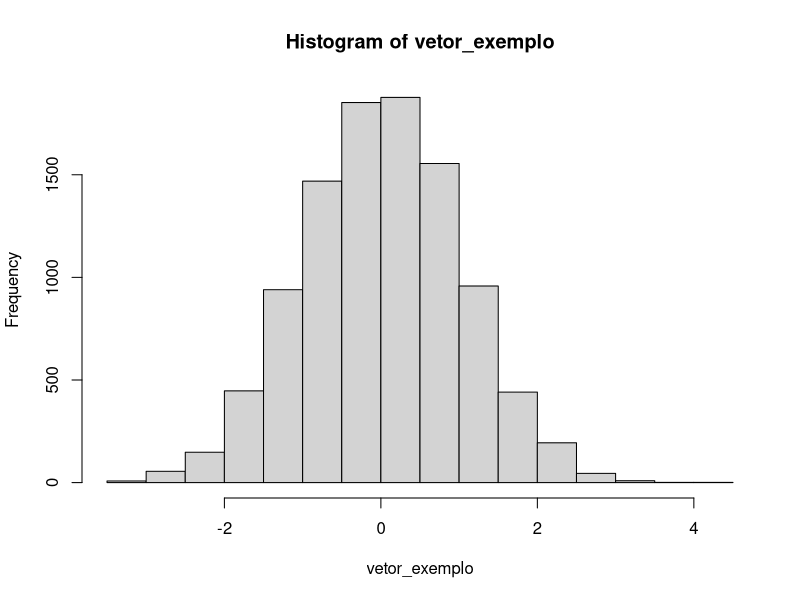
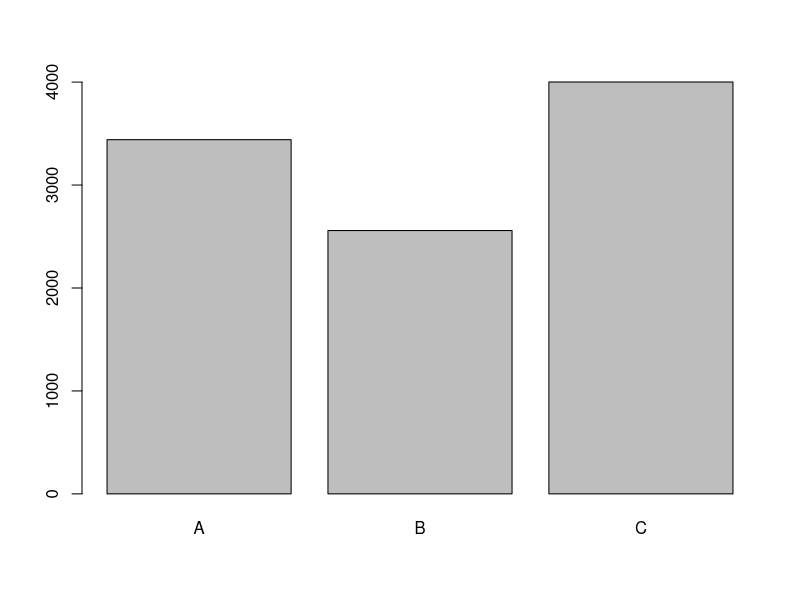

Generate these figures, in order, with R:
## ---- chunk 1
library(dplyr)
## ---- chunk 2
# Código
2 + 2
## ---- chunk 3
# Código
2 ^ 10
## ---- chunk 4
# Código
((2 ^ 10) / 8) * 3
## ---- chunk 5
familia <- c("Cleide", "Elaine", "Rafael", "Letícia", "Amora", "Nutella")
## ---- chunk 6
familia[4]
## ---- chunk 7
idades_familia <- c(78, 53, 28, 27, 2, 2)
mean(idades_familia)
## ---- chunk 8
matriz_familia <- cbind(familia, idades_familia)
matriz_familia
## ---- chunk 9
# Linha 5, Coluna 2
matriz_familia[5,2]
## ---- chunk 10
# Linha 5, Colunas 1 e 2
matriz_familia[5,c(1,2)]
## ---- chunk 11
# Linha 4, Todas as colunas
matriz_familia[4,]
## ---- chunk 12
# Coluna 1, Todas as linhas
matriz_familia[,1]
## ---- chunk 13
# Máximo da Coluna 1, todas as Linhas
max(matriz_familia[,1])
## ---- chunk 14
# Média da Coluna 2, todas as Linhas
mean(matriz_familia[,2])
## ---- chunk 15
df_familia <- data.frame(familia, idades_familia)
head(df_familia) # head mostra as primeiras 6 obs. Similar ao LIMIT do SQL
## ---- chunk 16
df_familia[,2]
## ---- chunk 17
df_familia$idades_familia
## ---- chunk 18
vetor_exemplo <- rnorm(n = 10000, mean = 0, sd = 1)
print(summary(vetor_exemplo))

hist(vetor_exemplo)
## ---- chunk 19
# Gera um vetor aleatório com A,B,C
categorias_exemplo <- sample(LETTERS[1:3], 10000, replace=TRUE, prob=c(0.35, 0.25, 0.40))
df <- data.frame(vetor_exemplo, categorias_exemplo)

df %>% 
  dplyr::group_by(categorias_exemplo) %>% 
  dplyr::summarize(min = min(vetor_exemplo),
                   quartil_1 = quantile(vetor_exemplo, .25),
                   mediana = median(vetor_exemplo),
                   media = mean(vetor_exemplo),
                   quartil_3 = quantile(vetor_exemplo, .75),
                   max = max(vetor_exemplo)
  )
## ---- chunk 20
# Gera um vetor aleatório com A,B,C
vetor_exemplo2 <- rnorm(n = 10000, mean = 3, sd = 7)
vetor_exemplo3 <- rnorm(n = 10000, mean = 10, sd = 13)
df <- data.frame(vetor_exemplo, vetor_exemplo2, vetor_exemplo3, categorias_exemplo)

cor(df %>% 
      select(vetor_exemplo, vetor_exemplo2, vetor_exemplo3))

## ---- chunk 21
# Tabela de Frequência
table(df$categorias_exemplo)
## ---- chunk 22
# Gráfico de Barras 
barplot(table(df$categorias_exemplo))
